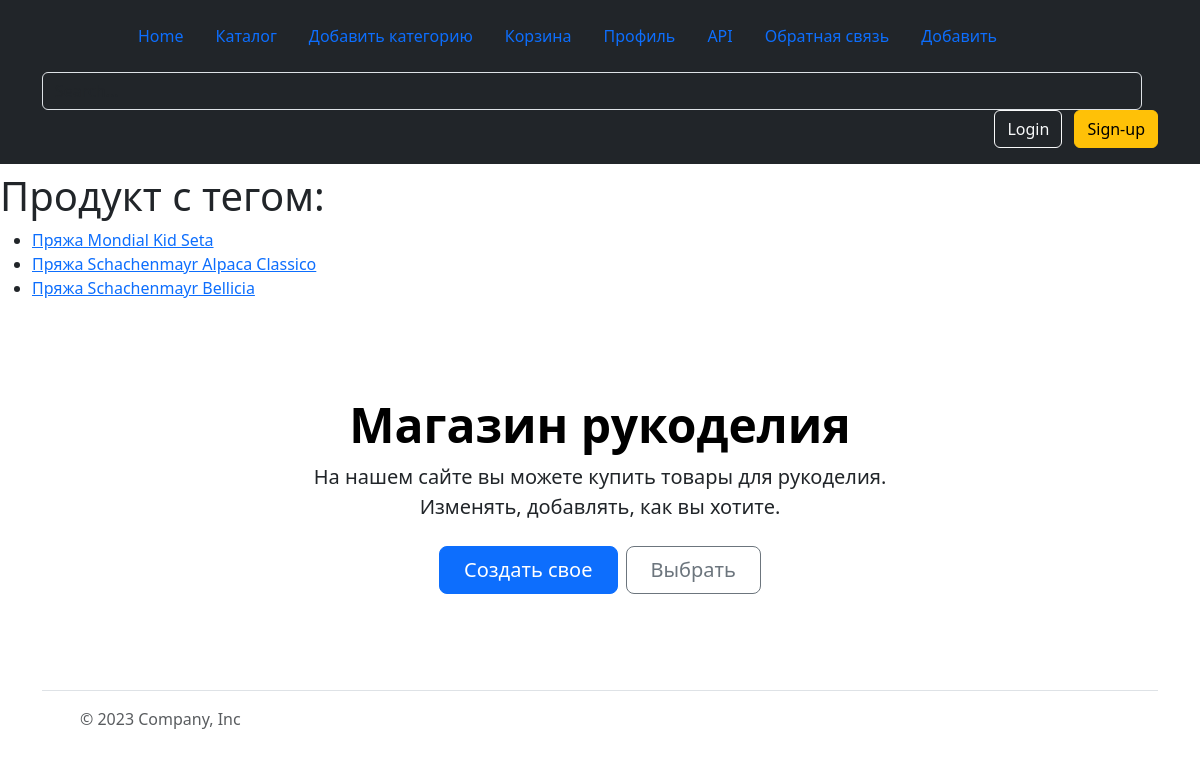
The page /rucprac/catalog/tag/1/ on the database its author committed.
### rucprac/models.py (models this page shows, shortened)
class Product (models.Model):
     Product_Name = models.CharField(max_length=50, verbose_name='Название')
     Product_Description = models.TextField(blank=True, verbose_name='Описание')
     Product_Price = models.FloatField(default=10, verbose_name='Цена')
     Product_Picture = models.ImageField(upload_to='image/%Y/%m/%d',blank=True, null=True, verbose_name="Фото")
     Product_Creation_time = models.DateField(auto_now_add=True, verbose_name='Дата создания')
     Product_Modification_time = models.DateField(auto_now_add=True, verbose_name='Дата изменения')
     Product_Logical_deletion = models.DateField(auto_now_add=True, verbose_name='Сущестует?')

### rucprac/views.py (the view)
# urls.py: path('catalog/tag/<int:tag_id>/', views.tag_products, name='tag_products'),
def tag_products(request, tag_id):
    tag = Tag.objects.get(pk=tag_id)
    products = tag.Tag_FK_MTM.all()
    return render(request, "tag_output.html", {'tag': tag, 'products': products})

### rucprac/templates/tag_output.html (shortened to what this page needs)
{% extends 'base.html' %}
{% block content %}
    <h1>Продукт с тегом:</h1>
    <ul>
    {% for product in products %}
        <li><a href="{% url 'about_product' product.pk %}">{{ product.Product_Name }}</a></li>
        {% endfor %}
    </ul>
{% endblock %}

### rows shown on the page
Product: Product_Name "Пряжа Mondial Kid Seta"
Product: Product_Name "Пряжа Schachenmayr Alpaca Classico"
Product: Product_Name "Пряжа Schachenmayr Bellicia"
